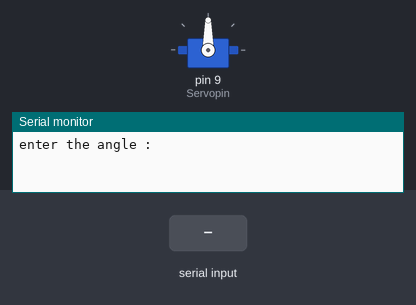
Simulated run of this sketch. Board: Arduino Uno, built with avr-gcc and run on an emulated ATmega328P. Shown: servo, the last lines printed to the serial monitor. The test bench sets the inputs (shaded band).

Above: at 1.2 s.
1.3 s: "30,150\n" received over Serial
At 2.7 s:
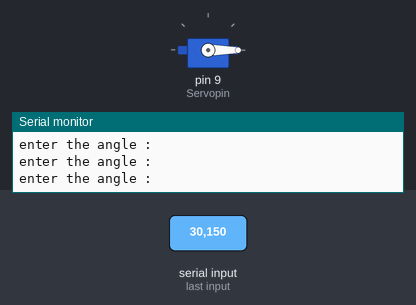
3.8 s: "90,45\n" received over Serial
At 4.6 s:
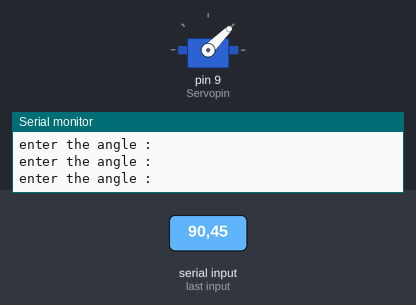
6.3 s: "200\n" received over Serial
At 6.9 s:
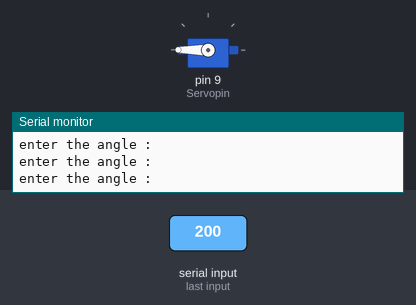
Timing chart, 0 to 9.3 s (numbered marks = the images above; inputs shaded):
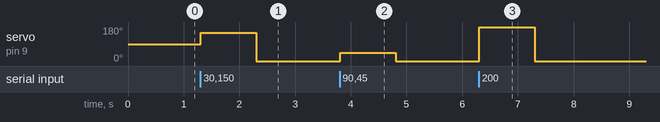

Measured:
- after the input at 1.3 s, servo on pin 9 (Servopin): 90° → 150° at once, → 0° 1.0 s later
- after the input at 3.8 s, servo on pin 9 (Servopin): 0° → 45° at once, → 0° 1.0 s later
- after the input at 6.3 s, servo on pin 9 (Servopin): 0° → 180° at once, → 0° 1.0 s later

The sketch:

Servo.ino
```cpp
#include <Servo.h>
int Servopin = 9;
int ServoPos = 180;
Servo myServo;


void setup() {
  // put your setup code here, to run once:
  Serial.begin(9600);
  myServo.attach(Servopin);
}

void loop() {
  // put your main code here, to run repeatedly:
  Serial.println("enter the angle : ");
  while(Serial.available() == 0)
  {
  }
  ServoPos = Serial.parseInt();
  myServo.write(ServoPos);
}
```
